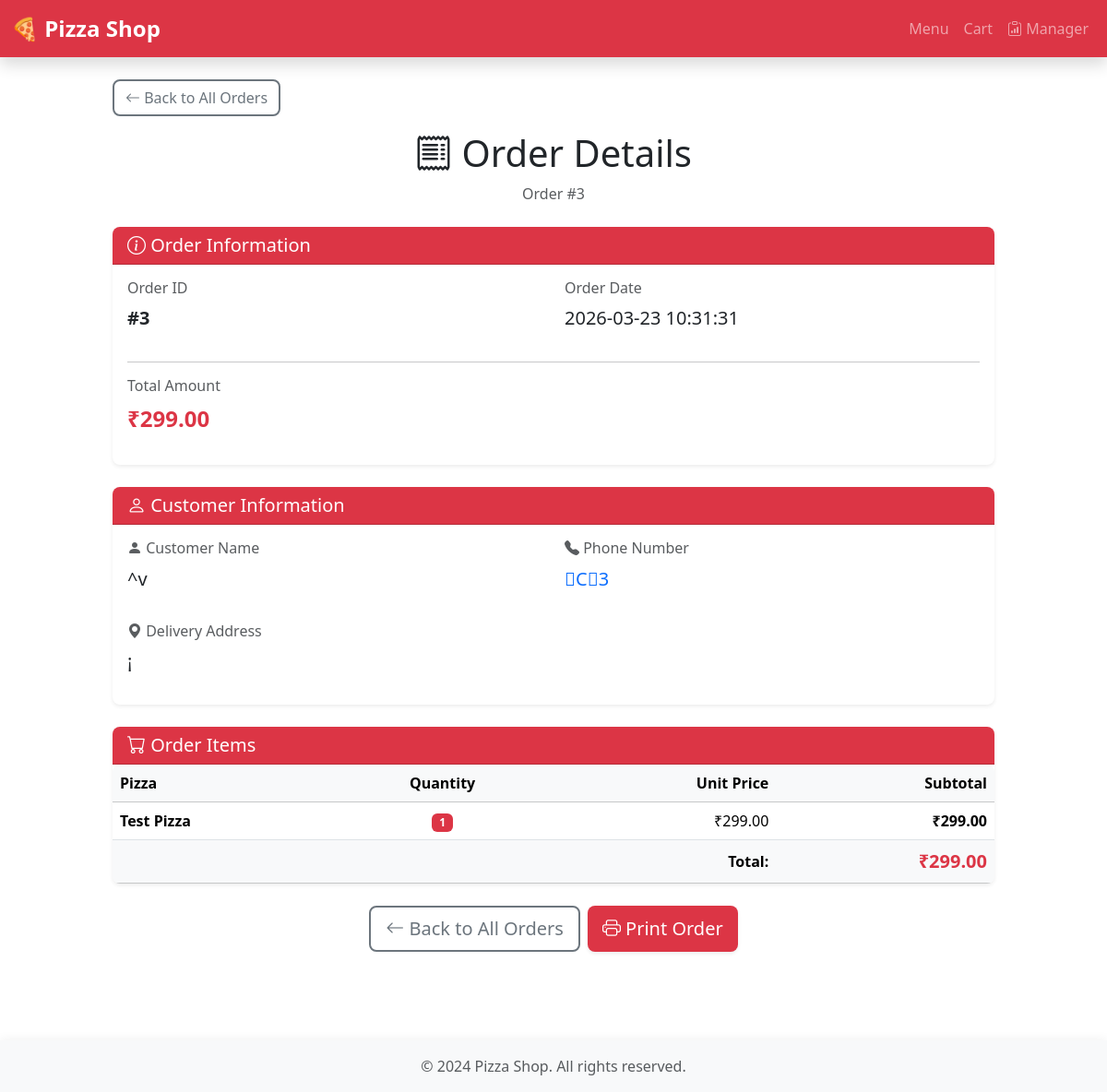
/manager/orders/3, run on the app's committed database.
### tables this page shows
CREATE TABLE orders (
                id INTEGER PRIMARY KEY AUTOINCREMENT,
                customer_name TEXT NOT NULL,
                phone TEXT NOT NULL,
                address TEXT NOT NULL,
                total_price REAL NOT NULL,
                order_date TIMESTAMP DEFAULT CURRENT_TIMESTAMP
            );

CREATE TABLE order_items (
                id INTEGER PRIMARY KEY AUTOINCREMENT,
                order_id INTEGER NOT NULL,
                pizza_id INTEGER NOT NULL,
                pizza_name TEXT NOT NULL,
                price REAL NOT NULL,
                quantity INTEGER NOT NULL,
                FOREIGN KEY (order_id) REFERENCES orders(id),
                FOREIGN KEY (pizza_id) REFERENCES pizzas(id)
            );

### app.py (the view)
@app.route('/manager/orders/<int:order_id>')
def manager_order_detail(order_id):
    try:
        order = OrderProcessor.get_order_by_id(order_id)
        if order is None:
            logger.warning(f"Manager accessed non-existent order ID: {order_id}")
            return render_template('404.html'), 404
        return render_template('manager/order_detail.html', order=order)
    except Exception as e:
        logger.error(f"Error loading order detail for order {order_id}: {str(e)}")
        return render_template('500.html'), 500

### app.py (called while the page is built)
def get_db_connection():
    try:
        conn = sqlite3.connect(DATABASE)
        conn.row_factory = sqlite3.Row
        return conn
    except sqlite3.Error as e:
        logger.error(f"Database connection error: {str(e)}")
        raise Exception(f"Failed to connect to database: {str(e)}")

### templates/manager/order_detail.html (shortened to what this page needs)
{% extends "base.html" %}  {% block content %}
<div class="container">
  <div class="row justify-content-center">
    <div class="col-lg-10">
      <div class="mb-4">
        <a href="/manager/orders" class="btn btn-outline-secondary mb-3">
          <i class="bi bi-arrow-left"></i> Back to All Orders
        </a>
        <h1 class="text-center"><i class="bi bi-receipt"></i> Order Details</h1>
        <p class="text-center text-muted">Order #{{ order.id }}</p>
      </div>
      <div class="card shadow-sm mb-4">
        <div class="card-header bg-danger text-white">
          <h5 class="mb-0">
            <i class="bi bi-info-circle"></i> Order Information
          </h5>
        </div>
        <div class="card-body">
          <div class="row">
            <div class="col-md-6">
              <h6 class="text-muted">Order ID</h6>
              <p class="fs-5"><strong>#{{ order.id }}</strong></p>
            </div>
            <div class="col-md-6">
              <h6 class="text-muted">Order Date</h6>
              <p class="fs-5">{{ order.order_date }}</p>
            </div>
          </div>
          <hr />
          <div class="row">
            <div class="col-md-6">
              <h6 class="text-muted">Total Amount</h6>
              <p class="fs-4 text-danger">
                <strong>₹{{ "%.2f"|format(order.total_price) }}</strong>
              </p>
            </div>
          </div>
        </div>
      </div>
      <div class="card shadow-sm mb-4">
        <div class="card-header bg-danger text-white">
          <h5 class="mb-0">
            <i class="bi bi-person"></i> Customer Information
          </h5>
        </div>
        <div class="card-body">
          <div class="row mb-3">
            <div class="col-md-6">
              <h6 class="text-muted">
                <i class="bi bi-person-fill"></i> Customer Name
              </h6>
              <p class="fs-5">{{ order.customer_name }}</p>
            </div>
            <div class="col-md-6">
              <h6 class="text-muted">
                <i class="bi bi-telephone-fill"></i> Phone Number
              </h6>
              <p class="fs-5">
                <a href="tel:{{ order.phone }}" class="text-decoration-none">
                  {{ order.phone }}
                </a>
              </p>
            </div>
          </div>
          <div class="row">
            <div class="col-12">
              <h6 class="text-muted">
                <i class="bi bi-geo-alt-fill"></i> Delivery Address
              </h6>
              <p class="fs-5">{{ order.address }}</p>
            </div>
          </div>
        </div>
      </div>
      <div class="card shadow-sm mb-4">
        <div class="card-header bg-danger text-white">
          <h5 class="mb-0"><i class="bi bi-cart"></i> Order Items</h5>
        </div>
        <div class="card-body p-0">
          <div class="table-responsive">
            <table class="table table-hover mb-0">
              <thead class="table-light">
                <tr>
                  <th scope="col">Pizza</th>
                  <th scope="col" class="text-center">Quantity</th>
                  <th scope="col" class="text-end">Unit Price</th>
                  <th scope="col" class="text-end">Subtotal</th>
                </tr>
              </thead>
              <tbody>
                {% for item in order['items'] %}
                <tr>
                  <td>
                    <strong>{{ item.pizza_name }}</strong>
                  </td>
                  <td class="text-center">
                    <span class="badge bg-danger">{{ item.quantity }}</span>
                  </td>
                  <td class="text-end">₹{{ "%.2f"|format(item.price) }}</td>
                  <td class="text-end">
                    <strong
                      >₹{{ "%.2f"|format(item.price * item.quantity) }}</strong
                    >
                  </td>
                </tr>
                {% endfor %}
              </tbody>
              <tfoot class="table-light">
                <tr>
                  <th colspan="3" class="text-end">Total:</th>
                  <th class="text-end text-danger fs-5">
                    ₹{{ "%.2f"|format(order.total_price) }}
                  </th>
                </tr>
              </tfoot>
            </table>
          </div>
        </div>
      </div>
      <div class="d-grid gap-2 d-md-flex justify-content-md-center mb-4">
        <a href="/manager/orders" class="btn btn-outline-secondary btn-lg">
          <i class="bi bi-arrow-left"></i> Back to All Orders
        </a>
        <button onclick="window.print()" class="btn btn-danger btn-lg">
          <i class="bi bi-printer"></i> Print Order
        </button>
      </div>
    </div>
  </div>
</div>
<link
  rel="stylesheet"
  href="https://cdn.jsdelivr.net/npm/bootstrap-icons@1.11.1/font/bootstrap-icons.css"
/>
{% endblock %}

### static/css/style.css (style rules this page uses)
:root { --primary-red: #dc3545; --primary-red-hover: #bb2d3b; --primary-red-dark: #a02834; --light-gray: #f8f9fa; --border-radius: 0.5rem; --transition-speed: 0.3s; --shadow-sm: 0 0.125rem 0.25rem rgba(0, 0, 0, 0.075); --shadow-md: 0 0.5rem 1rem rgba(0, 0, 0, 0.15); --shadow-hover: 0 0.75rem 1.5rem rgba(0, 0, 0, 0.2); }
body { min-height: 100vh; display: flex; flex-direction: column; }
.btn { border-radius: var(--border-radius); font-weight: 500; transition: all var(--transition-speed) ease; border: none; }
.btn-danger { background-color: var(--primary-red); box-shadow: var(--shadow-sm); }
.btn-outline-secondary { border: 2px solid #6c757d; transition: all var(--transition-speed) ease; }
.card { border-radius: var(--border-radius); border: none; transition: all var(--transition-speed) ease; }
.card.shadow-sm { box-shadow: var(--shadow-sm); }
.card-header { border-radius: var(--border-radius) var(--border-radius) 0 0 !important; font-weight: 600; }
.table { border-radius: var(--border-radius); overflow: hidden; }
.table-hover tbody tr { transition: all var(--transition-speed) ease; }
@media (min-width: 769px) { .container { max-width: 1200px; } }

### data on the page
orders: id "3", order_date "2026-03-23 10:31:31", total_price "299.00", customer_name "^v", phone "\u0015C3", address "¡"
order_items: pizza_name "Test Pizza", quantity "1", price "299.00", item.price*item.quantity "299.00"
